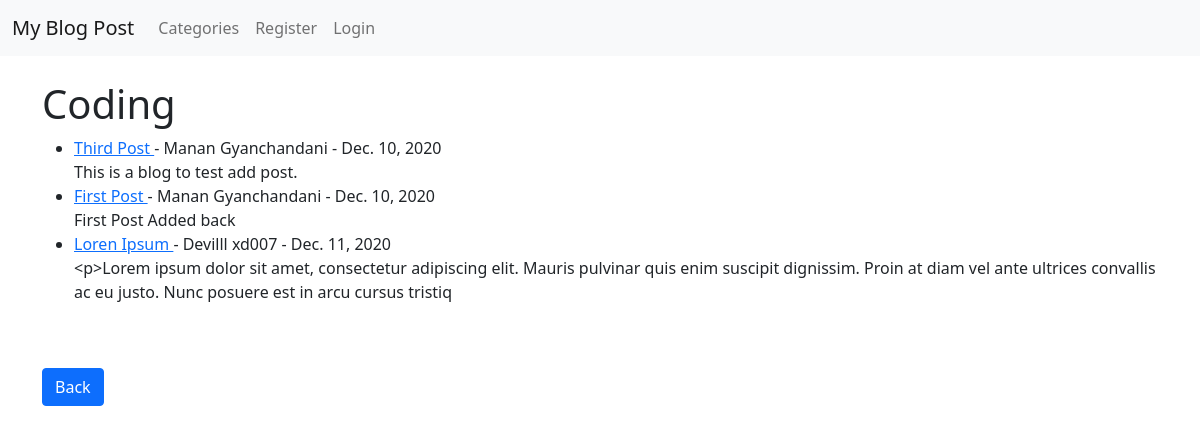
/category/coding/, run on the app's committed database.
### blog/models.py (models this page shows, shortened)
class Post(models.Model):
    title = models.CharField(max_length=255)
    title_tag = models.CharField(max_length=255)
    author = models.ForeignKey(User , on_delete = models.CASCADE)
    body = models.TextField()
    post_date = models.DateField(auto_now_add=True )
    category = models.CharField(max_length=255 , default = 'uncategorized')
    likes = models.ManyToManyField(User, related_name = 'blog_posts')

### blog/views.py (the view)
# urls.py: path('category/<str:cats>/',CategoryView , name = 'category'),
def CategoryView(request , cats):
    category_posts = Post.objects.filter(category = cats)
    return render(request , 'categories.html' , {'cats':cats.title() , 'category_posts':category_posts})

### templates/categories.html (shortened to what this page needs)
{% extends 'base.html'%}
{% block content %}
{%if category_posts%}
<h1>{{ cats }}</h1>
<ul>
{% for post in category_posts %}
    <li><a href = "{% url 'article-detail' post.pk %}">{{ post.title }} </a> - {{ post.author.first_name }} {{ post.author.last_name }} - {{ post.post_date }}
    <br>
    {{ post.body|slice:":200"  }}</li>
{% endfor%}
</ul>
{% else %}
<div class="alert alert-secondary" role="alert">
    No such Category Exists!
    </div>
{% endif %}
<br/><br/>
<a href= "{% url 'home' %}" class="btn btn-primary">Back</a>
{% endblock %}

### data on the page
Post: title "Third Post", author.first_name "Manan", author.last_name "Gyanchandani", post_date "Dec. 10, 2020", body "This is a blog to test add post."
Post: title "First Post", author.first_name "Manan", author.last_name "Gyanchandani", post_date "Dec. 10, 2020", body "First Post Added back"
Post: title "Loren Ipsum", author.first_name "Devilll", author.last_name "xd007", post_date "Dec. 11, 2020", body "<p>Lorem ipsum dolor sit amet, consectetur adipiscing elit. Mauris pulvinar quis enim suscipit dignissim. Proin at diam vel ante ultrices convallis ac eu justo. Nunc posuere est in arcu cursus tristiq"

### other printed values
{{ cats }} "Coding"
